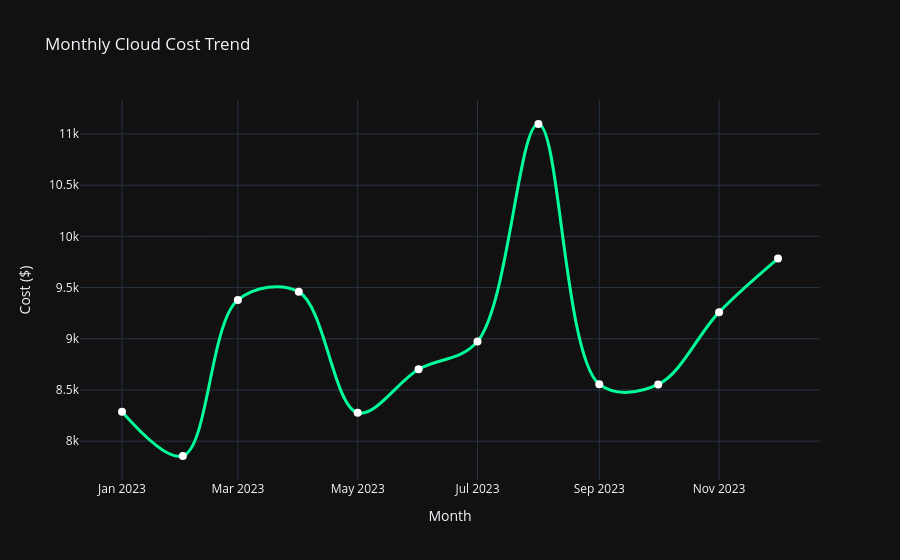

Notebook code for this chart:
### Code cell
monthly_trend = df.groupby('Month')['Monthly Cost'].sum().reset_index()
fig3 = px.line(monthly_trend, x='Month', y='Monthly Cost', markers=True, 
               title='Monthly Cloud Cost Trend', line_shape='spline')
fig3.update_traces(line_color='#00ff99', line_width=3, marker=dict(size=8, color='white'))
fig3.update_layout(template='plotly_dark', xaxis_title='Month', yaxis_title='Cost ($)')
fig3.show()

### Figure 1 — Plotly figure (JSON) as saved in the notebook; plotly's stock layout.template omitted (floating-point values rounded to 4 significant figures)
{"data": [{"hovertemplate": "Month=%{x}<br>Monthly Cost=%{y}<extra></extra>", "legendgroup": "", "line": {"color": "#00ff99", "dash": "solid", "shape": "spline", "width": 3}, "marker": {"color": "white", "size": 8, "symbol": "circle"}, "mode": "lines+markers", "name": "", "orientation": "v", "showlegend": false, "type": "scatter", "x": ["2023-01", "2023-02", "2023-03", "2023-04", "2023-05", "2023-06", "2023-07", "2023-08", "2023-09", "2023-10", "2023-11", "2023-12"], "xaxis": "x", "y": [8288.0, 7855.0, 9379.0, 9458.0, 8277.0, 8702.0, 8975.0, 11100.0, 8556.0, 8554.0, 9260.0, 9784.0], "yaxis": "y"}], "layout": {"legend": {"tracegroupgap": 0}, "title": {"text": "Monthly Cloud Cost Trend"}, "xaxis": {"anchor": "y", "domain": [0, 1], "title": {"text": "Month"}}, "yaxis": {"anchor": "x", "domain": [0, 1], "title": {"text": "Cost ($)"}}}}
